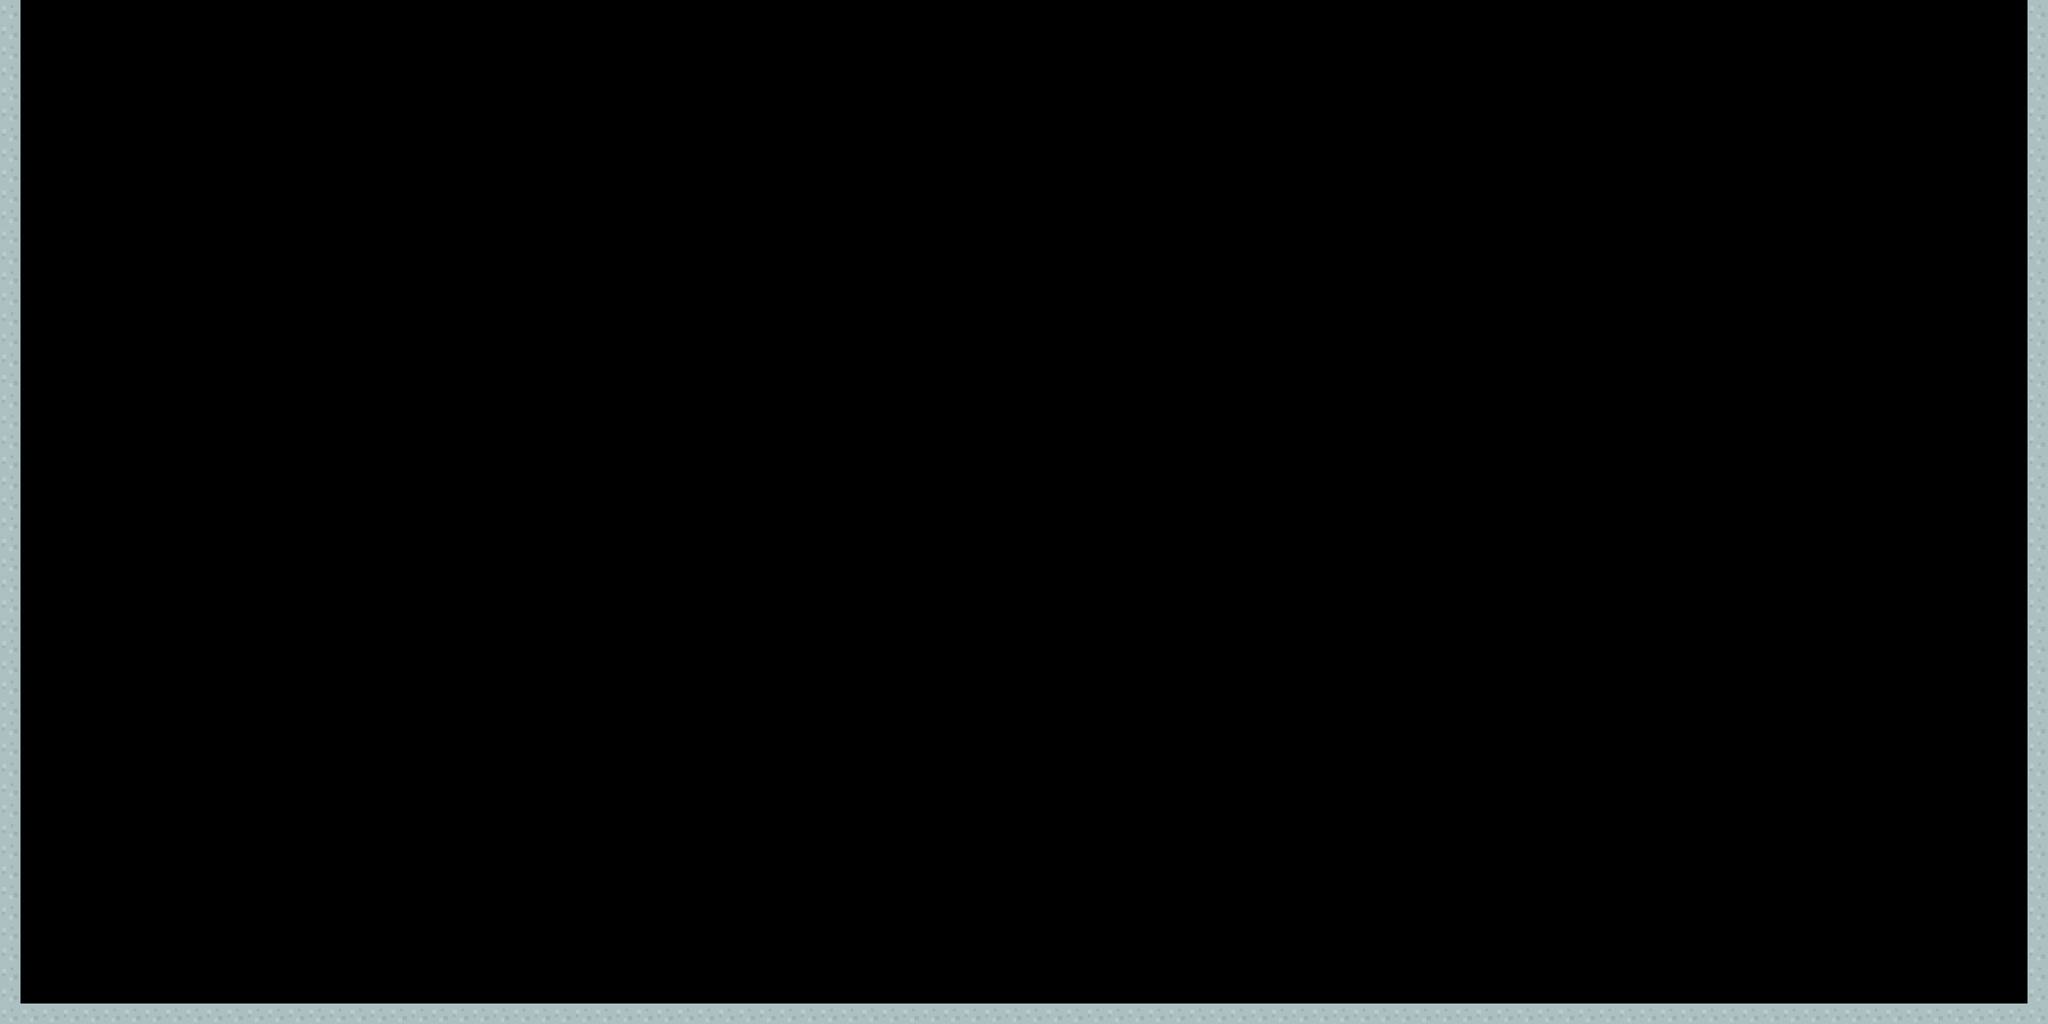

This game map was drawn from its Tiled (.tmx) file and the tilesets committed beside it. A one-line description and the trimmed map source follow:
An orthogonal 100x50 tile map with 70x70 px tiles, 3 tile layers (Ground, Water, Item).

<map version="1.1" tiledversion="2018.09.12" orientation="orthogonal" renderorder="right-down" width="100" height="50" tilewidth="70" tileheight="70" infinite="0" nextlayerid="4" nextobjectid="1">
 <tileset firstgid="1" source="tiles_spritesheet.tsx" />
 <layer id="1" name="Ground" width="100" height="50">
  <data>[5000 cells, 198 non-empty, 1 distinct tile ids]</data>
 </layer>
 <layer id="2" name="Water" width="100" height="50">
  <data>[5000 cells, 0 non-empty, 0 distinct tile ids]</data>
 </layer>
 <layer id="3" name="Item" width="100" height="50">
  <data>[5000 cells, 0 non-empty, 0 distinct tile ids]</data>
 </layer>
</map>
